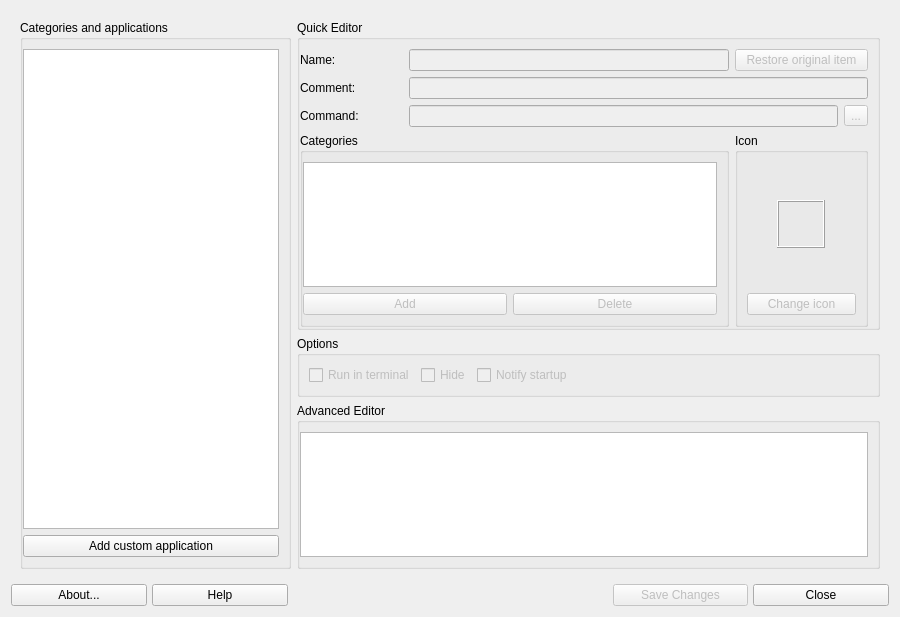
<?xml version="1.0" encoding="UTF-8"?>
<ui version="4.0">
 <class>mxmenueditor</class>
 <widget class="QDialog" name="mxmenueditor">
  <property name="geometry">
   <rect>
    <x>0</x>
    <y>0</y>
    <width>900</width>
    <height>617</height>
   </rect>
  </property>
  <property name="windowTitle">
   <string>MX Menu Editor</string>
  </property>
  <layout class="QVBoxLayout" name="verticalLayout">
   <item>
    <widget class="QStackedWidget" name="stackedWidget">
     <property name="currentIndex">
      <number>0</number>
     </property>
     <widget class="QWidget" name="selectionPage">
      <layout class="QGridLayout" name="gridLayout_2">
       <item row="3" column="1">
        <widget class="QGroupBox" name="groupAdvancedEditor">
         <property name="title">
          <string>Advanced Editor</string>
         </property>
         <layout class="QVBoxLayout" name="verticalLayout_4">
          <property name="leftMargin">
           <number>0</number>
          </property>
          <item>
           <widget class="QTextEdit" name="advancedEditor"/>
          </item>
         </layout>
        </widget>
       </item>
       <item row="1" column="0" rowspan="3">
        <widget class="QGroupBox" name="groupCategories">
         <property name="sizePolicy">
          <sizepolicy hsizetype="Maximum" vsizetype="Preferred">
           <horstretch>0</horstretch>
           <verstretch>0</verstretch>
          </sizepolicy>
         </property>
         <property name="title">
          <string>Categories and applications</string>
         </property>
         <layout class="QVBoxLayout" name="verticalLayout_2">
          <property name="leftMargin">
           <number>0</number>
          </property>
          <item>
           <widget class="QTreeWidget" name="treeWidget">
            <property name="alternatingRowColors">
             <bool>false</bool>
            </property>
            <property name="sortingEnabled">
             <bool>true</bool>
            </property>
            <property name="headerHidden">
             <bool>true</bool>
            </property>
            <column>
             <property name="text">
              <string/>
             </property>
            </column>
           </widget>
          </item>
          <item>
           <widget class="QPushButton" name="pushAddApp">
            <property name="text">
             <string>Add custom application</string>
            </property>
            <property name="icon">
             <iconset>
              <normaloff>../../../../../../../../usr/share/mx-menu-editor/icons/add.png</normaloff>../../../../../../../../usr/share/mx-menu-editor/icons/add.png</iconset>
            </property>
           </widget>
          </item>
         </layout>
        </widget>
       </item>
       <item row="2" column="1">
        <widget class="QGroupBox" name="groupOptions">
         <property name="title">
          <string>Options</string>
         </property>
         <layout class="QHBoxLayout" name="horizontalLayout">
          <item>
           <widget class="QCheckBox" name="checkRunInTerminal">
            <property name="enabled">
             <bool>false</bool>
            </property>
            <property name="text">
             <string>Run in terminal</string>
            </property>
           </widget>
          </item>
          <item>
           <widget class="QCheckBox" name="checkHide">
            <property name="enabled">
             <bool>false</bool>
            </property>
            <property name="text">
             <string>Hide</string>
            </property>
           </widget>
          </item>
          <item>
           <widget class="QCheckBox" name="checkNotify">
            <property name="enabled">
             <bool>false</bool>
            </property>
            <property name="text">
             <string>Notify startup</string>
            </property>
           </widget>
          </item>
          <item>
           <spacer name="horizontalSpacer">
            <property name="orientation">
             <enum>Qt::Horizontal</enum>
            </property>
            <property name="sizeHint" stdset="0">
             <size>
              <width>40</width>
              <height>20</height>
             </size>
            </property>
           </spacer>
          </item>
         </layout>
        </widget>
       </item>
       <item row="1" column="1">
        <widget class="QGroupBox" name="groupQuickEditor">
         <property name="title">
          <string>Quick Editor</string>
         </property>
         <layout class="QGridLayout" name="gridLayout">
          <property name="leftMargin">
           <number>0</number>
          </property>
          <property name="bottomMargin">
           <number>0</number>
          </property>
          <item row="1" column="0">
           <widget class="QLabel" name="labelComment">
            <property name="text">
             <string>Comment:</string>
            </property>
           </widget>
          </item>
          <item row="0" column="4" colspan="2">
           <widget class="QPushButton" name="pushRestoreApp">
            <property name="enabled">
             <bool>false</bool>
            </property>
            <property name="text">
             <string>Restore original item</string>
            </property>
            <property name="icon">
             <iconset>
              <normaloff>../../../../../../../../usr/share/mx-menu-editor/icons/redo.png</normaloff>../../../../../../../../usr/share/mx-menu-editor/icons/redo.png</iconset>
            </property>
           </widget>
          </item>
          <item row="2" column="0">
           <widget class="QLabel" name="labelCommand">
            <property name="text">
             <string>Command:</string>
            </property>
           </widget>
          </item>
          <item row="2" column="5">
           <widget class="QToolButton" name="toolButtonCommand">
            <property name="enabled">
             <bool>false</bool>
            </property>
            <property name="text">
             <string>...</string>
            </property>
           </widget>
          </item>
          <item row="2" column="1" colspan="4">
           <widget class="QLineEdit" name="lineEditCommand">
            <property name="enabled">
             <bool>false</bool>
            </property>
           </widget>
          </item>
          <item row="0" column="0">
           <widget class="QLabel" name="labelName">
            <property name="text">
             <string>Name:</string>
            </property>
           </widget>
          </item>
          <item row="1" column="1" colspan="5">
           <widget class="QLineEdit" name="lineEditComment">
            <property name="enabled">
             <bool>false</bool>
            </property>
           </widget>
          </item>
          <item row="0" column="1" colspan="3">
           <widget class="QLineEdit" name="lineEditName">
            <property name="enabled">
             <bool>false</bool>
            </property>
           </widget>
          </item>
          <item row="4" column="4" rowspan="3" colspan="2">
           <widget class="QGroupBox" name="groupIconBox">
            <property name="title">
             <string>Icon</string>
            </property>
            <layout class="QVBoxLayout" name="verticalLayout_3">
             <item alignment="Qt::AlignHCenter|Qt::AlignVCenter">
              <widget class="QLabel" name="labelIcon">
               <property name="minimumSize">
                <size>
                 <width>48</width>
                 <height>48</height>
                </size>
               </property>
               <property name="maximumSize">
                <size>
                 <width>48</width>
                 <height>48</height>
                </size>
               </property>
               <property name="frameShape">
                <enum>QFrame::Box</enum>
               </property>
               <property name="frameShadow">
                <enum>QFrame::Raised</enum>
               </property>
               <property name="lineWidth">
                <number>1</number>
               </property>
               <property name="text">
                <string/>
               </property>
               <property name="scaledContents">
                <bool>true</bool>
               </property>
              </widget>
             </item>
             <item>
              <widget class="QPushButton" name="pushChangeIcon">
               <property name="enabled">
                <bool>false</bool>
               </property>
               <property name="text">
                <string>Change icon</string>
               </property>
               <property name="icon">
                <iconset>
                 <normaloff>../../../../../../../../usr/share/mx-menu-editor/icons/image.png</normaloff>../../../../../../../../usr/share/mx-menu-editor/icons/image.png</iconset>
               </property>
              </widget>
             </item>
            </layout>
           </widget>
          </item>
          <item row="4" column="0" rowspan="3" colspan="4">
           <widget class="QGroupBox" name="groupEditCategories">
            <property name="title">
             <string>Categories</string>
            </property>
            <layout class="QGridLayout" name="gridLayout_3">
             <property name="leftMargin">
              <number>0</number>
             </property>
             <item row="1" column="0">
              <widget class="QPushButton" name="pushAdd">
               <property name="enabled">
                <bool>false</bool>
               </property>
               <property name="text">
                <string>Add</string>
               </property>
               <property name="icon">
                <iconset>
                 <normaloff>../../../../../../../../usr/share/mx-menu-editor/icons/add.png</normaloff>../../../../../../../../usr/share/mx-menu-editor/icons/add.png</iconset>
               </property>
              </widget>
             </item>
             <item row="1" column="1">
              <widget class="QPushButton" name="pushDelete">
               <property name="enabled">
                <bool>false</bool>
               </property>
               <property name="text">
                <string>Delete</string>
               </property>
               <property name="icon">
                <iconset>
                 <normaloff>../../../../../../../../usr/share/mx-menu-editor/icons/remove.png</normaloff>../../../../../../../../usr/share/mx-menu-editor/icons/remove.png</iconset>
               </property>
              </widget>
             </item>
             <item row="0" column="0" colspan="2">
              <widget class="QListWidget" name="listWidgetEditCategories"/>
             </item>
            </layout>
           </widget>
          </item>
         </layout>
        </widget>
       </item>
      </layout>
     </widget>
    </widget>
   </item>
   <item>
    <layout class="QGridLayout" name="buttonBar" columnstretch="0,0,0,0,0,0,0,0,0,0">
     <property name="sizeConstraint">
      <enum>QLayout::SetDefaultConstraint</enum>
     </property>
     <property name="leftMargin">
      <number>0</number>
     </property>
     <property name="topMargin">
      <number>0</number>
     </property>
     <property name="rightMargin">
      <number>0</number>
     </property>
     <property name="bottomMargin">
      <number>0</number>
     </property>
     <property name="spacing">
      <number>5</number>
     </property>
     <item row="0" column="2">
      <spacer name="horizontalSpacer1">
       <property name="orientation">
        <enum>Qt::Horizontal</enum>
       </property>
       <property name="sizeType">
        <enum>QSizePolicy::Minimum</enum>
       </property>
       <property name="sizeHint" stdset="0">
        <size>
         <width>183</width>
         <height>20</height>
        </size>
       </property>
      </spacer>
     </item>
     <item row="0" column="9">
      <widget class="QPushButton" name="buttonCancel">
       <property name="sizePolicy">
        <sizepolicy hsizetype="Minimum" vsizetype="Preferred">
         <horstretch>0</horstretch>
         <verstretch>0</verstretch>
        </sizepolicy>
       </property>
       <property name="toolTip">
        <string>Quit application</string>
       </property>
       <property name="text">
        <string>Close</string>
       </property>
       <property name="icon">
        <iconset>
         <normaloff>../../../../../../../../usr/share/mx-menu-editor/icons/gtk-cancel.png</normaloff>../../../../../../../../usr/share/mx-menu-editor/icons/gtk-cancel.png</iconset>
       </property>
       <property name="shortcut">
        <string>Alt+N</string>
       </property>
       <property name="autoDefault">
        <bool>true</bool>
       </property>
      </widget>
     </item>
     <item row="0" column="3">
      <widget class="QLabel" name="labelMX">
       <property name="maximumSize">
        <size>
         <width>32</width>
         <height>32</height>
        </size>
       </property>
       <property name="midLineWidth">
        <number>0</number>
       </property>
       <property name="text">
        <string/>
       </property>
       <property name="pixmap">
        <pixmap>../../../../../../../../usr/share/mx-menu-editor/icons/mxfcelogo.png</pixmap>
       </property>
       <property name="scaledContents">
        <bool>true</bool>
       </property>
      </widget>
     </item>
     <item row="0" column="1">
      <widget class="QPushButton" name="buttonHelp">
       <property name="sizePolicy">
        <sizepolicy hsizetype="Minimum" vsizetype="Preferred">
         <horstretch>0</horstretch>
         <verstretch>0</verstretch>
        </sizepolicy>
       </property>
       <property name="toolTip">
        <string>Display help </string>
       </property>
       <property name="text">
        <string>Help</string>
       </property>
       <property name="icon">
        <iconset>
         <normaloff>../../../../../../../../usr/share/mx-menu-editor/icons/gnome-help.png</normaloff>../../../../../../../../usr/share/mx-menu-editor/icons/gnome-help.png</iconset>
       </property>
       <property name="shortcut">
        <string>Alt+H</string>
       </property>
      </widget>
     </item>
     <item row="0" column="7">
      <widget class="QPushButton" name="buttonSave">
       <property name="enabled">
        <bool>false</bool>
       </property>
       <property name="sizePolicy">
        <sizepolicy hsizetype="Minimum" vsizetype="Preferred">
         <horstretch>0</horstretch>
         <verstretch>0</verstretch>
        </sizepolicy>
       </property>
       <property name="toolTip">
        <string>Start scanning for shares</string>
       </property>
       <property name="text">
        <string>Save Changes</string>
       </property>
       <property name="icon">
        <iconset>
         <normaloff>../../../../../../../../usr/share/mx-menu-editor/icons/dialog-ok.png</normaloff>../../../../../../../../usr/share/mx-menu-editor/icons/dialog-ok.png</iconset>
       </property>
       <property name="shortcut">
        <string>Ctrl+S</string>
       </property>
       <property name="autoDefault">
        <bool>true</bool>
       </property>
       <property name="default">
        <bool>true</bool>
       </property>
      </widget>
     </item>
     <item row="0" column="5">
      <spacer name="horizontalSpacer2">
       <property name="orientation">
        <enum>Qt::Horizontal</enum>
       </property>
       <property name="sizeType">
        <enum>QSizePolicy::Minimum</enum>
       </property>
       <property name="sizeHint" stdset="0">
        <size>
         <width>100</width>
         <height>20</height>
        </size>
       </property>
      </spacer>
     </item>
     <item row="0" column="0">
      <widget class="QPushButton" name="buttonAbout">
       <property name="sizePolicy">
        <sizepolicy hsizetype="Minimum" vsizetype="Preferred">
         <horstretch>0</horstretch>
         <verstretch>0</verstretch>
        </sizepolicy>
       </property>
       <property name="toolTip">
        <string>About this application</string>
       </property>
       <property name="text">
        <string>About...</string>
       </property>
       <property name="icon">
        <iconset>
         <normaloff>../../../../../../../../usr/share/mx-menu-editor/icons/accessories-text-editor.png</normaloff>../../../../../../../../usr/share/mx-menu-editor/icons/accessories-text-editor.png</iconset>
       </property>
       <property name="shortcut">
        <string>Alt+B</string>
       </property>
       <property name="autoDefault">
        <bool>true</bool>
       </property>
      </widget>
     </item>
    </layout>
   </item>
  </layout>
 </widget>
 <resources/>
 <connections/>
</ui>
